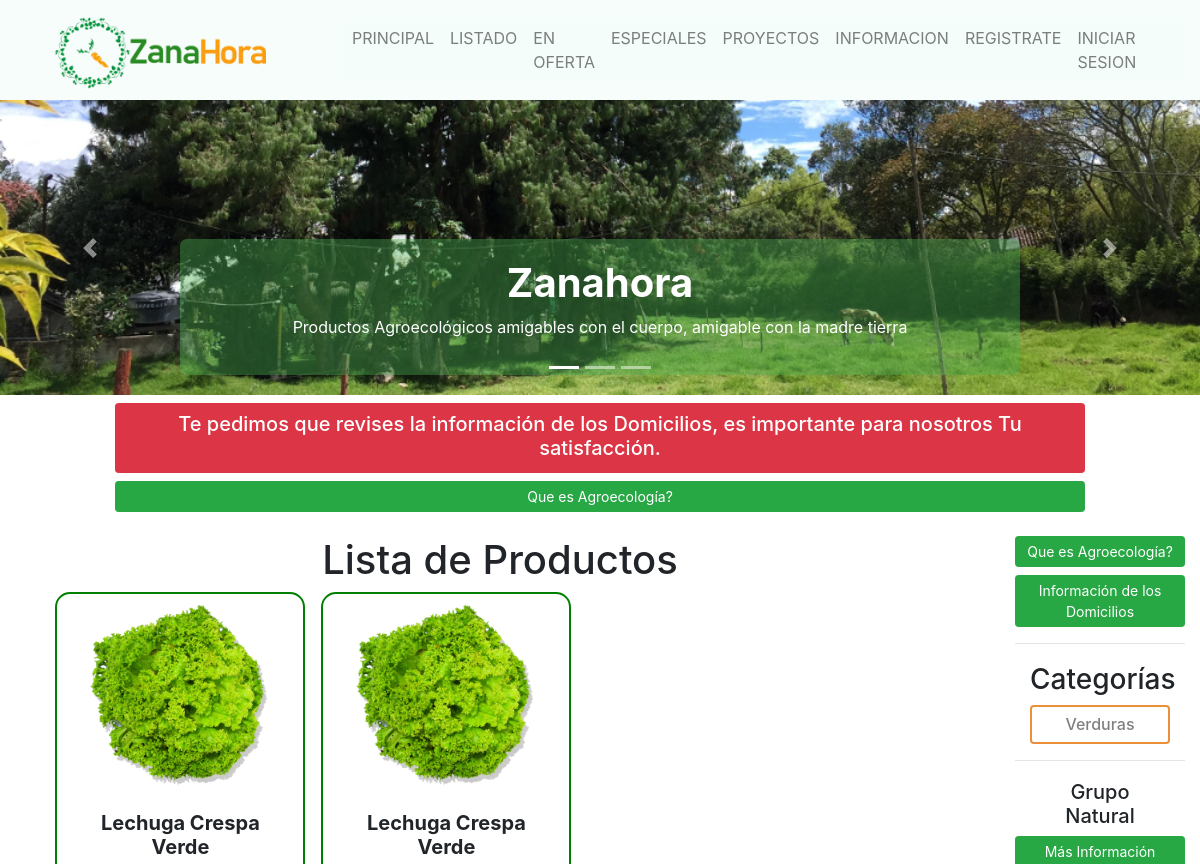
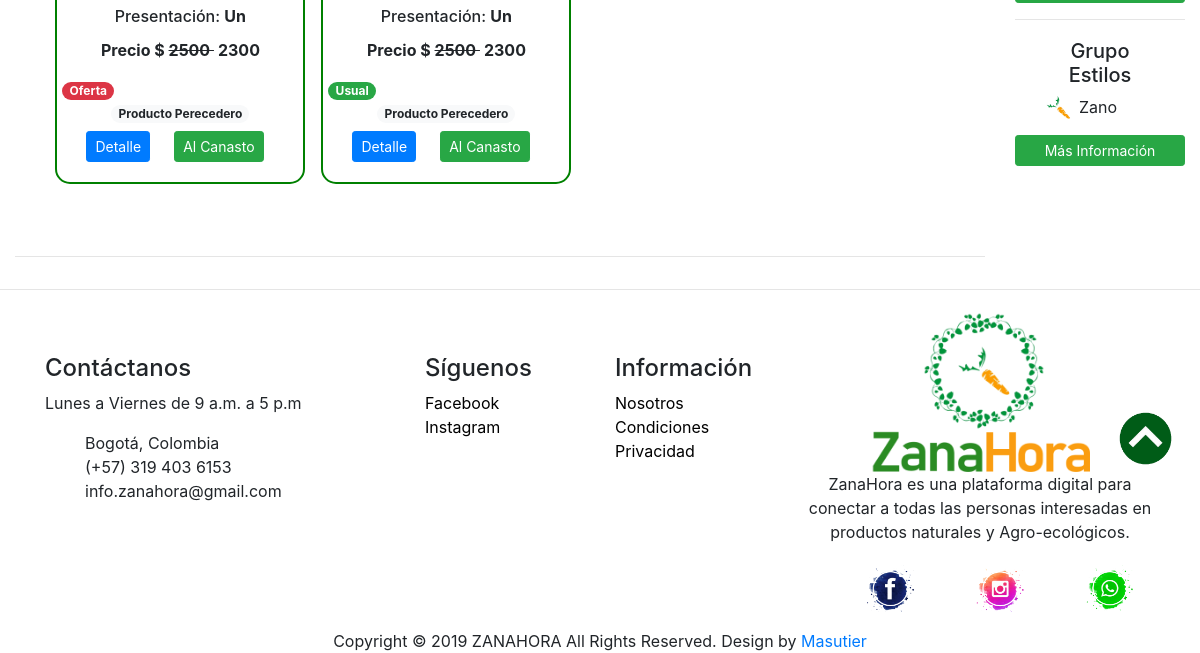
The app's page /, older data (2 pictures, top to bottom).
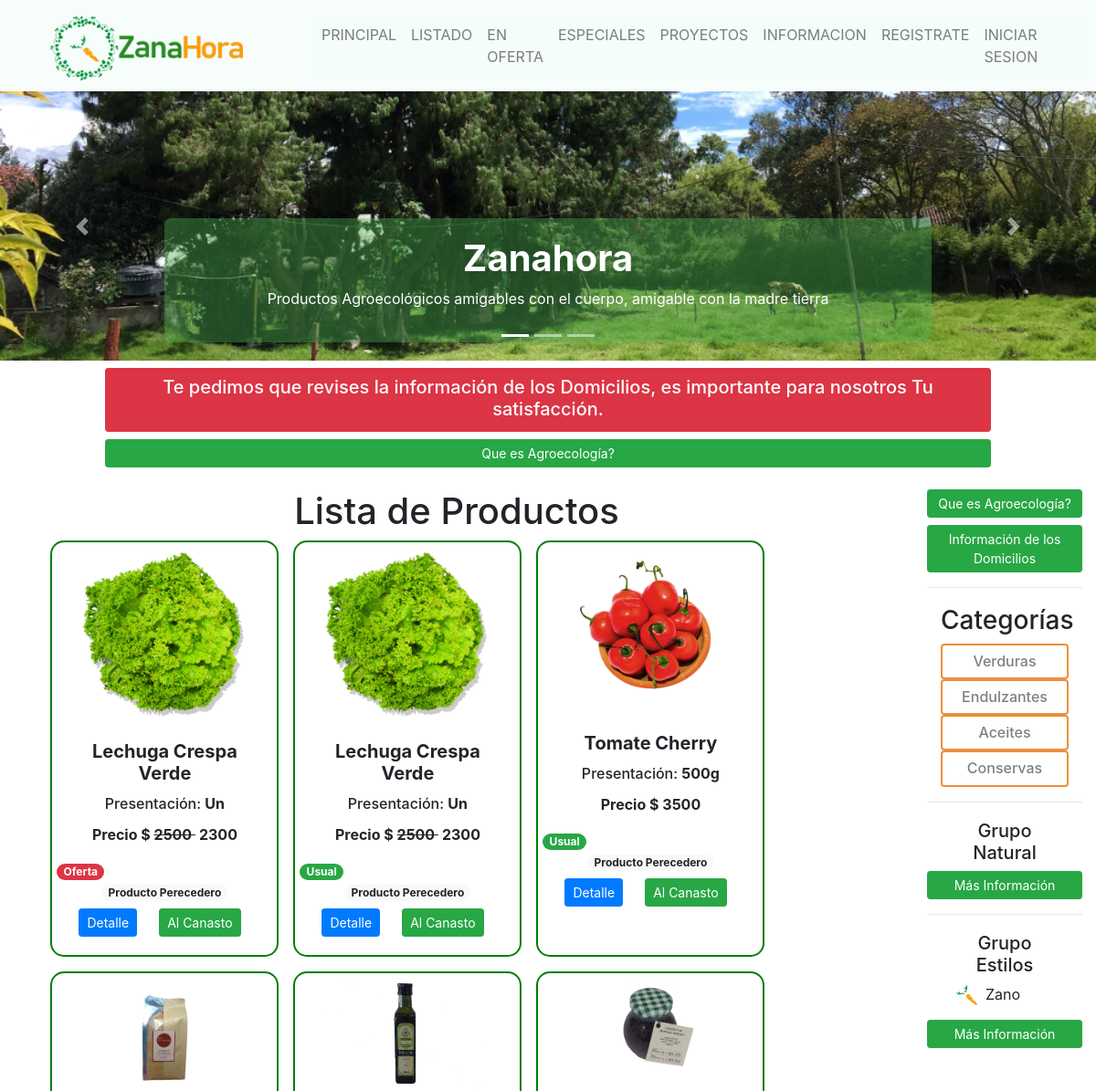
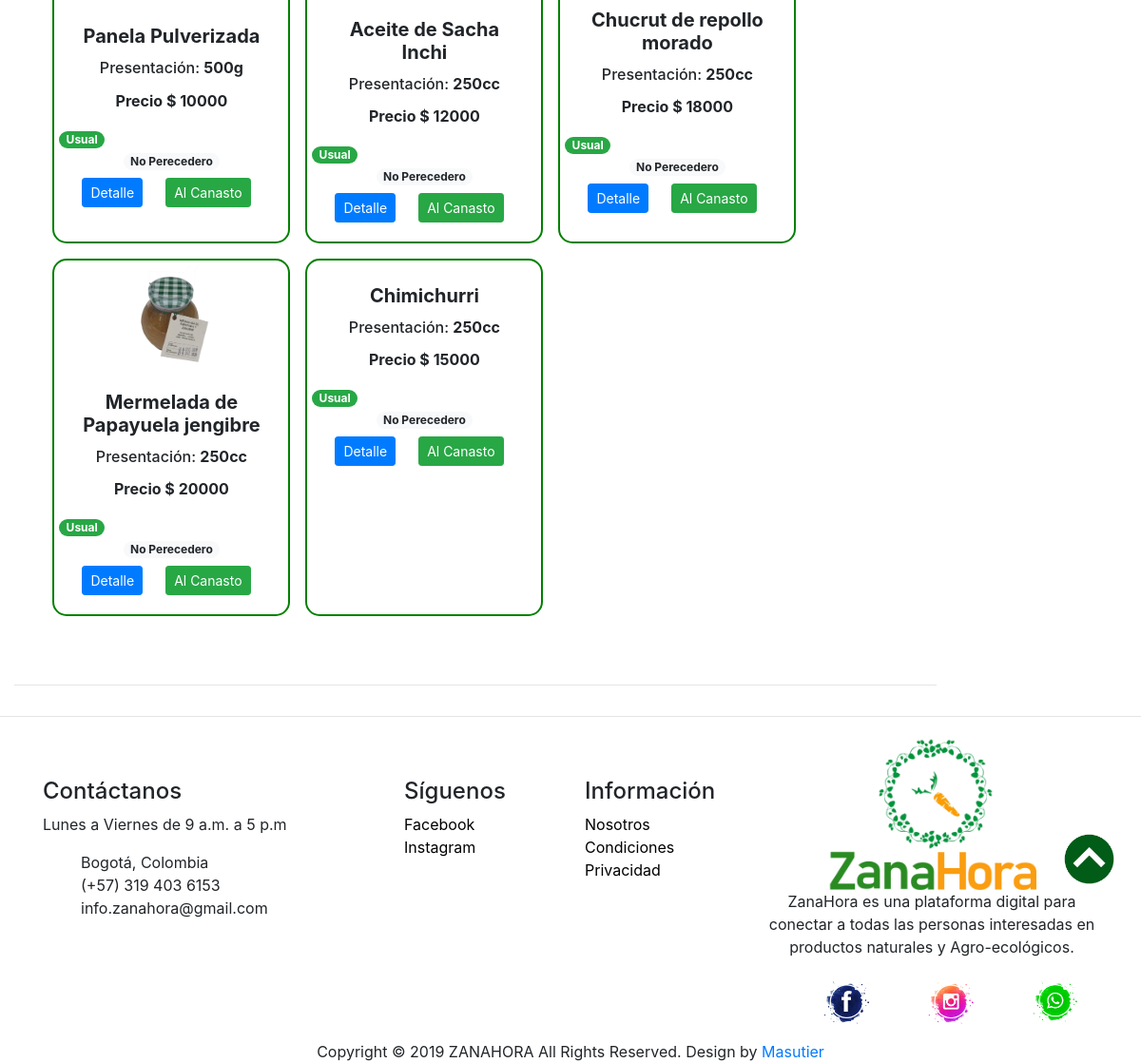
The same page, newer data (2 pictures, top to bottom).
### products/models.py (models this page shows, shortened)
class Product(models.Model):
    LABEL = (
        ('Usual', 'Usual'),
        ('Nuevo', 'Nuevo'),
        ('Oferta', 'Oferta'),
        ('Especial', 'Especial')
    )
    CONTENIDO = (
        ('Gluten', 'gluten'),
        ('Lacteo', 'Lacteo'),
        ('Syrup', 'Syrup'),
        ('Soya', 'Soya'),
        ('Maní', 'Maní'),
    )
    STATUS = (
        ('Apply', 'Apply'),
        ('Aproved', 'Aproved'),
        ('Void', 'Void'),
        ('Delete', 'Delete')
    )
    CATEGORY = (
        ('Verduras', 'Verduras'),
        ('Legumbres', 'Legumbres'),
        ('Tuberculos', 'Tuberculos'),
        ('Frutas', 'Frutas'),
        ('Frutos_Secos', 'Frutos_Secos'),
        ('Aceites', 'Aceites'),
        ('Endulzantes', 'Endulzantes'),
        ('Especias', 'Especias'),
        ('Conservas', 'Conservas'),
        ('Bebidas', 'Bebidas'),
        ('Pasabocas', 'Pasabocas'),
        ('Proteina_Vegetal', 'Proteina_Vegetal'),
        ('Cosmetica', 'Cosmetica'),
        ('Otro', 'Otro')
    )
    status = models.CharField(max_length=10, blank=True, null=True, default='Apply', choices=STATUS)
    categoria = models.CharField(max_length=30, blank=True, null=True, choices=CATEGORY)
    natural = models.ManyToManyField(Natural, blank=True)
    estilo = models.ManyToManyField(Estilo, blank=True)
    name = models.CharField(max_length=60, blank=True, null=True)
    contenido = models.CharField(max_length=15, blank=True, null=True, choices=CONTENIDO)
    foto1 = models.ImageField(default='media/img/products/defaultProduct.png', upload_to='media/img/products')
    foto2 = models.ImageField(upload_to='media/img/products', blank=True, null=True)
    foto3 = models.ImageField(upload_to='media/img/products', blank=True, null=True)
    foto4 = models.ImageField(upload_to='media/img/products', blank=True, null=True)
    description = models.TextField(blank=True, null=True)
    presenta = models.CharField(max_length=10, blank=True, null=True)
    cantidad = models.DecimalField(max_digits=5, decimal_places=0, blank=True, null=True)
    label = models.CharField(max_length=10, blank = True, null=True, choices=LABEL)
    price = models.DecimalField(max_digits=15, decimal_places=0, blank=True, null=True)
    discount_price = models.DecimalField(max_digits=15, decimal_places=0, blank=True, null=True)
    costo = models.DecimalField(max_digits=15, decimal_places=0, blank=True, null=True)
    project = models.ForeignKey(Project, on_delete=models.CASCADE, blank=True, null=True)
    perecedero = models.BooleanField(default=True, blank=True, null=True)
    digital = models.BooleanField(default=False, blank=True, null=True)
    date_created = models.DateTimeField(auto_now_add=True, blank=True, null=True)
    date_modify = models.DateTimeField(auto_now_add=False, auto_now = True, blank=True, null=True)
    def get_absolute_url(self):
        return reverse("prod_detail", kwargs={"id": self.id})

### users/models.py (models this page shows, shortened)
class Estilo(models.Model):
    name = models.CharField(max_length=15, blank=True, null=True)
    icon = models.ImageField(default='media/img/icons/logosolo.png', upload_to='media/img/icons/estilo')
    descrip = models.TextField(blank=True, null=True)

### zanamain/views.py (the view)
# urls.py: path('', home, name="home"),
def home(request):
    projects = Project.objects.all()
    products_all = Product.objects.all()
    totalProducts = Product.objects.all().count()
    products = []
    for product in products_all:
        if product.status == 'Aproved' and product.cantidad != None:
            products.append(product)
    categ = category(request)
    categorias = categ['categorias']
    proye = project(request)
    projectos = proye['projectos']
    natural = Natural.objects.all()
    estilo = Estilo.objects.all()
    if request.user.is_authenticated:
        data = cartData(request)
        cartItems = data['cartItems']
    else:
        cartItems = 0
    paginator = Paginator(products, 12)
    page = request.GET.get('page1')
    try:
        products = paginator.page(page)
    except PageNotAnInteger:
        products = paginator.page(1)
    except EmptyPage:
        products = paginator.page(paginator.num_pages)
    index1 = products.number - 1
    max_index1 = len(paginator.page_range)
    start_index1 = index1 - 3 if index1 >= 3 else 0
    end_index1 = index1 + 3 if index1 <= max_index1 else max_index1
    page_range1 = paginator.page_range[start_index1:end_index1]
    context = {'cartItems': cartItems, 'products': products, 'projectos': projectos, 'categorias': categorias, 'natural': natural, "estilo": estilo,
    'page_range1': page_range1, 'totalProducts': totalProducts}
    return render(request, 'zanamain/zanahora.html', context)

### products/utils.py (called while the page is built)
def category(request):
    products = Product.objects.all()
    categorias = []
    for product in products:
        if product.categoria not in categorias:
            categorias.append(product.categoria)
    return {'categorias': categorias}

### projects/utils.py (called while the page is built)
def project(request):
    projects = Project.objects.all()
    projectos = []
    for project in projects:
        if project not in projectos:
            projectos.append(project)
    return {'projectos': projectos}

### zanamain/templates/zanamain/zanahora.html
{% extends 'zanamain/main.html' %}
{% load static %}
{% block content %}
{% include 'zanamain/partials/banner.html' %}
{% include 'zanamain/partials/news.html' %}
<div class="col-md-10 mx-auto">
    <a class="btn btn-success btn-sm btn-block mt-2" href="{% url 'info_agroecol' %}">Que es Agroecología?</a>
</div>
<div class="col-md-12">
    <div class="row">
        <div class="col-md-10 ">
            {% include 'products/product_list.html' %}
            <hr>
        </div>
        <div class="col-md-2 mt-4 ">
            {% include 'zanamain/partials/side_menu.html' %}
        </div>
    </div>
</div>
{% endblock content %}

### products/templates/products/partials/product_card.html (shortened to what this page needs)
{% load static %}
<div class="card cardall" >
    {% if product.cantidad != 0 %}
        <a href="{{ instance.get_absolute_url }}">
            <img src="{{ instance.foto1.url }}" class="card-img cardimg" alt="">
        </a>
    {% else %}
        <img src="{% static 'img/icons/agotado.png' %}" class="card-img cardimg" alt="">
    {% endif %}
    <div class="card-body">
        <h5 class="card-title"><strong>{{ instance.name }}</strong></h5>
        <h6 class="card-title ">Presentación: <strong>{{ instance.presenta }}</strong></h6>
        <div class="row">
            <div class="col-md-10 mx-auto">
                <p><strong>Precio $
                    {% if instance.discount_price %}
                        <del class="mr-1">
                            {{ instance.price }}
                        </del>
                        <span>{{ instance.discount_price }}</span>
                    {% else %}
                        <span>{{ instance.price }}</span>
                    {% endif %}
                    </strong>
                </p>
            </div>
        </div>
        <div class="row">
            {% if product.label == "Oferta" %}
                <span class="badge badge-pill badge-danger mr-auto mt-1">{{ product.label }}</span>
            {% elif product.label == "Especial" %}
                <span class="badge badge-pill badge-warning mr-auto mt-1">{{ product.label }}</span>
            {% elif product.label == "Nuevo" %}
                <span class="badge badge-pill badge-primary mr-auto mt-1">{{ product.label }}</span>
            {% else %}
                <span class="badge badge-pill badge-success mr-auto mt-1">{{ product.label }}</span>
            {% endif %}
        </div>
        <div class"mx-auto">
            {% if product.perecedero %}
                <span class="badge badge-pill badge-light mr-auto mt-1 mb-2">Producto Perecedero</span>
            {% else %}
                <span class="badge badge-pill badge-light mr-auto mt-1 mb-2">No Perecedero</span>
            {% endif %}
        </div>
        <div class="row">
            <div class="c">
                <a href="{{ instance.get_absolute_url }}" class="btn btn-primary btn-sm ml-4">Detalle</a>
            </div>
            <div class="c">
                {% if user.is_authenticated and product.cantidad != 0 %}
                    <button data-product={{product.id}} data-action="add" href="" class="btn btn-success btn-sm ml-4 update-cart">Al Canasto</button>
                {% else %}
                    <a href="{% url 'login' %}" class="btn btn-success btn-sm ml-4 update-cart">Al Canasto</a>
                {% endif %}
            </div>
        </div>
    </div>
</div>

### products/templates/products/partials/category.html
{% load static %}
<div class="container-fluid ">
    <h3 class="c">Categorías</h3>
    {% for obj in categorias %}
        <div class=" cateall">
            <a class="txtcat" href="{% url 'prod_by_category' obj %}"><h6>{{obj}}</h6></a>
        </div>
    {% endfor %}
</div>

### users/templates/users/info/info_estilo.html
{% load static %}
<div class="container-fluid">
    <div class="col-md-12 mx-auto">
    <h5 class="c">Grupo Estilos</h5>
        <ul  class="list-group ">
            {% for item in estilo %}
            <li class="list-group pl-3">
                <div class="row">
                    <img class="expimg" src="{{ item.icon.url }}" alt="">
                    <p class="pl-2">{{ item.name }}</p>
                </div>
            </li>
            {% endfor %}
        </ul>
    </div>
</div>

Row changes from the older to the newer data that the page shows:
added Product: foto1 (picture), name "Tomate Cherry", presenta "500g", price "3500", label "Usual", perecedero "Producto Perecedero"
added Product: foto1 (picture), name "Panela Pulverizada", presenta "500g", price "10000", label "Usual", perecedero "No Perecedero", categorias "Endulzantes"
added Product: foto1 (picture), name "Aceite de Sacha Inchi", presenta "250cc", price "12000", label "Usual", perecedero "No Perecedero", categorias "Aceites"
added Product: foto1 (picture), name "Chucrut de repollo morado", presenta "250cc", price "18000", label "Usual", perecedero "No Perecedero", categorias "Conservas"
added Product: foto1 (picture), name "Mermelada de Papayuela jengibre", presenta "250cc", price "20000", label "Usual", perecedero "No Perecedero"
added Product: name "Chimichurri", presenta "250cc", price "15000", label "Usual", perecedero "No Perecedero"
